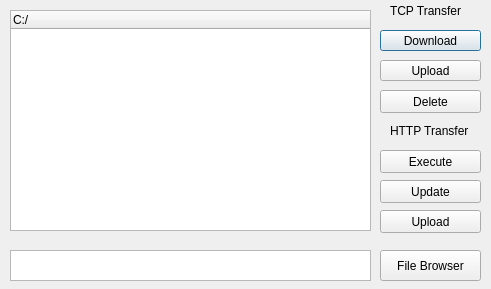
<?xml version="1.0" encoding="UTF-8"?>
<ui version="4.0">
 <class>Filebrowser</class>
 <widget class="QDialog" name="Filebrowser">
  <property name="geometry">
   <rect>
    <x>0</x>
    <y>0</y>
    <width>491</width>
    <height>289</height>
   </rect>
  </property>
  <property name="windowTitle">
   <string>Dialog</string>
  </property>
  <widget class="QTreeWidget" name="treeWidget">
   <property name="geometry">
    <rect>
     <x>10</x>
     <y>10</y>
     <width>361</width>
     <height>221</height>
    </rect>
   </property>
   <column>
    <property name="text">
     <string>C:/</string>
    </property>
   </column>
  </widget>
  <widget class="QPushButton" name="pushButton">
   <property name="geometry">
    <rect>
     <x>380</x>
     <y>30</y>
     <width>101</width>
     <height>21</height>
    </rect>
   </property>
   <property name="text">
    <string>Download</string>
   </property>
  </widget>
  <widget class="QPushButton" name="pushButton_2">
   <property name="geometry">
    <rect>
     <x>380</x>
     <y>90</y>
     <width>101</width>
     <height>23</height>
    </rect>
   </property>
   <property name="text">
    <string>Delete</string>
   </property>
  </widget>
  <widget class="QPlainTextEdit" name="plainTextEdit">
   <property name="geometry">
    <rect>
     <x>10</x>
     <y>250</y>
     <width>361</width>
     <height>31</height>
    </rect>
   </property>
   <property name="toolTip">
    <string>Use Prefix http:// if HTTP Upload</string>
   </property>
   <property name="plainText">
    <string/>
   </property>
  </widget>
  <widget class="QPushButton" name="pushButton_4">
   <property name="geometry">
    <rect>
     <x>380</x>
     <y>60</y>
     <width>101</width>
     <height>21</height>
    </rect>
   </property>
   <property name="text">
    <string>Upload</string>
   </property>
  </widget>
  <widget class="QPushButton" name="pushButton_5">
   <property name="geometry">
    <rect>
     <x>380</x>
     <y>250</y>
     <width>101</width>
     <height>31</height>
    </rect>
   </property>
   <property name="text">
    <string>File Browser</string>
   </property>
  </widget>
  <widget class="QPushButton" name="pushButton_3">
   <property name="geometry">
    <rect>
     <x>380</x>
     <y>150</y>
     <width>101</width>
     <height>23</height>
    </rect>
   </property>
   <property name="text">
    <string>Execute</string>
   </property>
  </widget>
  <widget class="QLabel" name="label">
   <property name="geometry">
    <rect>
     <x>390</x>
     <y>120</y>
     <width>81</width>
     <height>21</height>
    </rect>
   </property>
   <property name="text">
    <string>HTTP Transfer</string>
   </property>
  </widget>
  <widget class="QLabel" name="label_2">
   <property name="geometry">
    <rect>
     <x>390</x>
     <y>0</y>
     <width>71</width>
     <height>21</height>
    </rect>
   </property>
   <property name="text">
    <string>TCP Transfer</string>
   </property>
  </widget>
  <widget class="QPushButton" name="pushButton_6">
   <property name="geometry">
    <rect>
     <x>380</x>
     <y>180</y>
     <width>101</width>
     <height>23</height>
    </rect>
   </property>
   <property name="text">
    <string>Update</string>
   </property>
  </widget>
  <widget class="QPushButton" name="pushButton_7">
   <property name="geometry">
    <rect>
     <x>380</x>
     <y>210</y>
     <width>101</width>
     <height>23</height>
    </rect>
   </property>
   <property name="text">
    <string>Upload</string>
   </property>
  </widget>
 </widget>
 <resources/>
 <connections/>
</ui>
